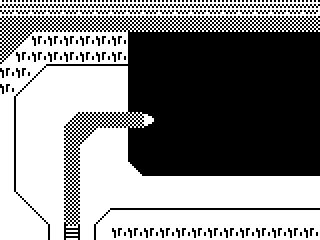

Rendered tile map (Tiled .tmx) drawn with the repository's tilesets; below, a short description and the full map source, tile grids included:
An orthogonal 20x15 tile map with 16x16 px tiles, 2 tile layers (background, blocked) and 3 objects (player, door, return).

<map version="1.0" tiledversion="1.1.5" orientation="orthogonal" renderorder="right-down" width="20" height="15" tilewidth="16" tileheight="16" infinite="0" nextobjectid="8">
 <tileset firstgid="1" name="map_tileset" tilewidth="16" tileheight="16" tilecount="180" columns="20">
  <image source="../images/tileset3s.png" width="320" height="144" />
 </tileset>
 <layer name="background" width="20" height="15">
  <properties>
   <property name="tileset" value="map_tileset" />
  </properties>
  <data encoding="csv">
1,1,1,1,1,1,1,1,1,1,1,1,1,1,1,1,1,1,1,1,
1,1,1,1,1,1,1,1,1,1,1,1,1,1,1,1,1,1,1,1,
1,1,1,1,1,1,1,1,1,1,1,1,1,1,1,1,1,1,1,1,
1,1,1,1,1,1,1,1,1,1,1,1,1,1,1,1,1,1,1,1,
1,1,1,1,1,1,1,1,1,1,1,1,1,1,1,1,1,1,1,1,
1,1,1,1,1,1,1,1,1,1,1,1,1,1,1,1,1,1,1,1,
116,1,1,1,1,1,1,1,1,1,1,1,1,1,1,1,1,1,1,1,
116,1,1,1,7,3,3,3,3,101,1,1,1,1,1,1,1,1,1,1,
116,1,1,1,3,4,1,1,1,1,1,1,1,1,1,1,1,1,1,1,
116,1,1,1,3,1,1,1,1,1,1,1,1,1,1,1,1,1,1,1,
116,1,1,1,3,1,1,1,1,1,1,1,1,1,1,1,1,1,1,1,
116,1,1,1,3,1,1,1,1,1,1,1,1,1,1,1,1,1,1,1,
116,1,1,1,3,1,1,1,1,1,1,1,1,1,1,1,1,1,1,1,
116,1,1,1,3,1,1,1,116,116,116,116,116,116,116,116,116,116,116,116,
116,1,1,1,92,1,1,116,116,1,1,1,1,1,1,1,1,1,1,1
</data>
 </layer>
 <layer name="blocked" width="20" height="15">
  <properties>
   <property name="collision" type="bool" value="true" />
   <property name="tileset" value="map_tileset" />
  </properties>
  <data encoding="csv">
126,126,126,126,126,126,126,126,126,126,126,126,126,126,126,126,126,126,126,126,
3,3,3,3,3,3,3,3,3,3,3,3,3,3,3,3,3,3,3,3,
3,4,116,116,116,116,116,116,2,2,2,2,2,2,2,2,2,2,2,2,
4,116,116,116,116,116,116,116,2,2,2,2,2,2,2,2,2,2,2,2,
116,116,81,86,86,86,86,86,2,2,2,2,2,2,2,2,2,2,2,2,
116,81,0,0,0,0,0,0,2,2,2,2,2,2,2,2,2,2,2,2,
84,0,0,0,0,0,0,0,2,2,2,2,2,2,2,2,2,2,2,2,
84,0,0,0,0,0,0,0,0,0,2,2,2,2,2,2,2,2,2,2,
84,0,0,0,0,0,0,0,2,2,2,2,2,2,2,2,2,2,2,2,
84,0,0,0,0,0,0,0,2,2,2,2,2,2,2,2,2,2,2,2,
84,0,0,0,0,0,0,0,13,2,2,2,2,2,2,2,2,2,2,2,
84,0,0,0,0,0,0,0,0,0,0,0,0,0,0,0,0,0,0,0,
1,82,0,0,0,0,0,0,0,0,0,0,0,0,0,0,0,0,0,0,
1,0,82,0,0,0,81,86,86,86,86,86,86,86,86,86,86,86,86,86,
1,0,0,85,0,84,0,0,0,116,116,116,116,116,116,116,116,116,116,116
</data>
 </layer>
 <objectgroup name="objects">
  <properties>
   <property name="tileset" value="map_tileset" />
  </properties>
  <object id="1" name="player" type="player" x="64" y="208" width="16" height="16">
   <properties>
    <property name="group" value="players" />
    <property name="texture" value="player_spritesheet" />
    <property name="walking_speed" value="200" />
   </properties>
  </object>
  <object id="3" name="door" type="door" x="16" y="240" width="112" height="8">
   <properties>
    <property name="group" value="doors" />
    <property name="next_level" value="act1" />
   </properties>
  </object>
  <object id="5" name="return" type="return" x="160" y="112" width="8" height="16">
   <properties>
    <property name="group" value="returns" />
    <property name="previous_level" value="screen1B" />
   </properties>
  </object>
 </objectgroup>
</map>
